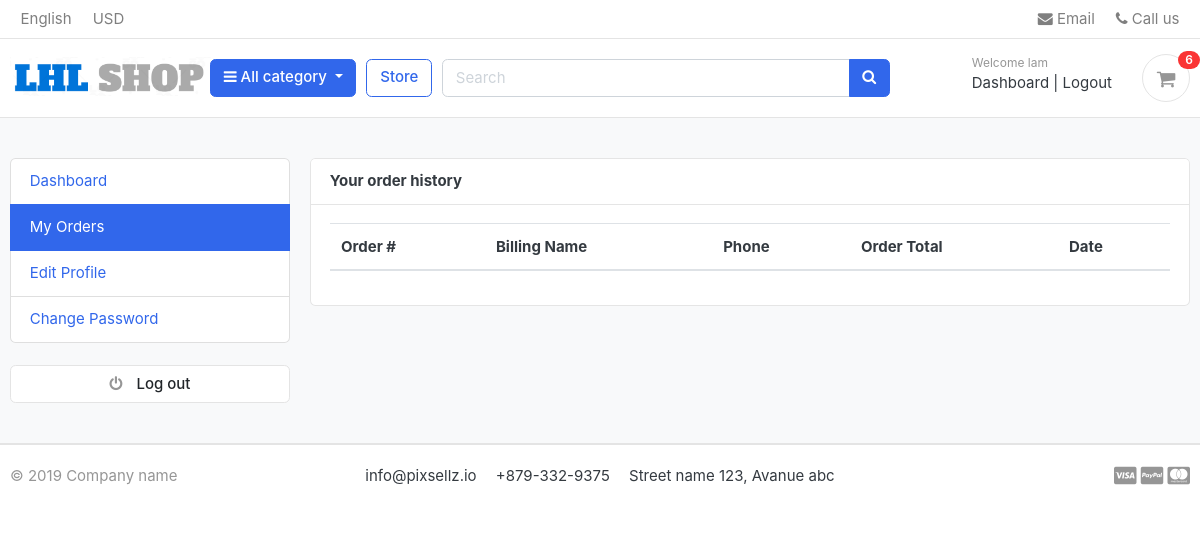
/accounts/my_orders/ (signed in), run on an earlier commit of the app's database.
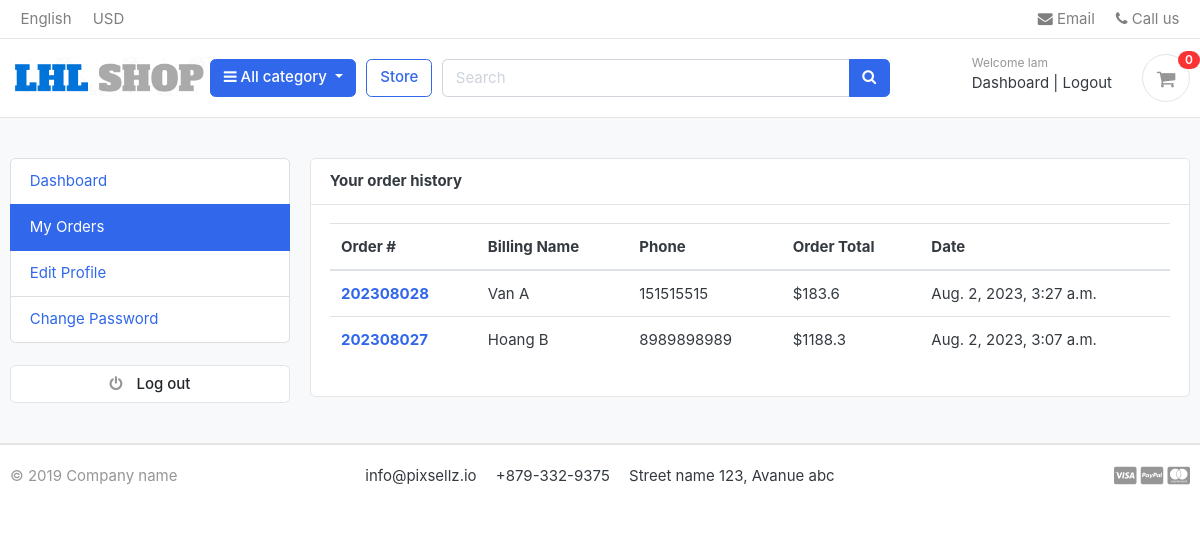
And on a later commit of the database.
### orders/models.py (models this page shows, shortened)
class Order(models.Model):
    STATUS = (
        ('New', 'New'),
        ('Accepted', 'Accepted'),
        ('Completed', 'Completed'),
        ('Cancelled', 'Cancelled'),
    )
    user = models.ForeignKey(Account, on_delete=models.SET_NULL, null=True)
    payment = models.ForeignKey(Payment, on_delete=models.SET_NULL, blank=True, null=True)
    order_number = models.CharField(max_length=20)
    first_name = models.CharField(max_length=50)
    last_name = models.CharField(max_length=50)
    phone = models.CharField(max_length=15)
    email = models.EmailField(max_length=50)
    address_line_1 = models.CharField(max_length=50)
    address_line_2 = models.CharField(max_length=50, blank=True)
    country = models.CharField(max_length=50)
    state = models.CharField(max_length=50)
    city = models.CharField(max_length=50)
    order_note = models.CharField(max_length=100, blank=True)
    order_total = models.FloatField()
    tax = models.FloatField()
    status = models.CharField(max_length=10, choices=STATUS, default='New')
    ip = models.CharField(blank=True, max_length=20)
    is_ordered = models.BooleanField(default=False)
    created_at = models.DateTimeField(auto_now_add=True)
    updated_at = models.DateTimeField(auto_now=True)
    def full_name(self):
        return f'{self.first_name} {self.last_name}'

### accounts/views.py (the view)
# urls.py: path('my_orders/', views.my_orders, name='my_orders'),
@login_required(login_url='login')
def my_orders(request):
    orders = Order.objects.filter(user=request.user, is_ordered=True).order_by('-created_at')
    context = {
        'orders': orders,
    }
    return render(request, 'accounts/my_orders.html', context)

### carts/context_processors.py (called while the page is built)
def counter(request):
    cart_count = 0
    if 'admin' in request.path:
        return {}
    else:
        try:
            cart = Cart.objects.filter(cart_id=_cart_id(request))
            if request.user.is_authenticated:
                cart_items = CartItem.objects.all().filter(user=request.user)
            else:
                cart_items = CartItem.objects.all().filter(cart=cart[:1])
            for cart_item in cart_items:
                cart_count += cart_item.quantity
        except Cart.DoesNotExist:
            cart_count = 0
    return dict(cart_count=cart_count)

### carts/views.py (called while the page is built)
def _cart_id(request):
    cart = request.session.session_key
    if not cart:
        cart = request.session.create()
    return cart

### category/context_processors.py (called while the page is built)
def menu_links(request):
    links = Category.objects.all()
    return dict(links=links)

### category/models.py (called while the page is built)
    def get_url(self):
            return reverse('products_by_category', args=[self.slug]) # transmission slug into function have name path products_by_category

### templates/accounts/my_orders.html (shortened to what this page needs)
{% extends 'base.html' %}
{% block content %}
<section class="section-conten padding-y bg">
<div class="container">
	<div class="row">
	{% include 'includes/dashboard_sidebar.html' %}
	<main class="col-md-9">
		<article class="card">
		<header class="card-header">
			<strong class="d-inline-block mr-3">Your order history</strong>
		</header>
		<div class="card-body">
			<div class="row">
			<div class="col-md-12">
				<table class="table table-hover">
				  <thead>
				    <tr>
				      <th scope="col">Order #</th>
				      <th scope="col">Billing Name</th>
				      <th scope="col">Phone</th>
				      <th scope="col">Order Total</th>
							<th scope="col">Date</th>
				    </tr>
				  </thead>
				  <tbody>
						{% for order in orders %}
				    <tr>
				      <th scope="row"><a href="{% url 'order_detail' order.order_number %}">{{order.order_number}}</a></th>
				      <td>{{order.full_name}}</td>
				      <td>{{order.phone}}</td>
				      <td>${{order.order_total}}</td>
							<td>{{order.created_at}}</td>
				    </tr>
				{% endfor %}
				  </tbody>
				</table>
			</div>
			</div>
		</div>
		</article>
	</main>
</div>
</div>
</section>
{% endblock %}

### templates/includes/navbar.html (shortened to what this page needs)
{% load static %}
<header class="section-header">
  <nav class="navbar p-md-0 navbar-expand-sm navbar-light border-bottom">
  <div class="container">
    <div class="collapse navbar-collapse" id="navbarTop4">
      <ul class="navbar-nav mr-auto">
        <li class="nav-item dropdown">
         <a href="#" class="nav-link">   English </a>
      </li>
      <li class="nav-item dropdown">
        <a href="#" class="nav-link"> USD </a>
      </li>
      </ul>
      <ul class="navbar-nav">
      <li><a href="#" class="nav-link"> <i class="fa fa-envelope"></i> Email </a></li>
      <li><a href="#" class="nav-link"> <i class="fa fa-phone"></i> Call us </a></li>
    </ul>
    </div>
  </div>
  </nav>
  <section class="header-main border-bottom">
    <div class="container">
  <div class="row align-items-center">
    <div class="col-lg-2 col-md-3 col-6">
      <a href="{% url 'home' %}" class="brand-wrap">
        <img class="logo" src="{% static './images/lhlshop.png' %}">
      </a>
    </div>
    <div class="col-lg col-sm col-md col-6 flex-grow-0">
      <div class="category-wrap dropdown d-inline-block float-right">
        <button type="button" class="btn btn-primary dropdown-toggle" data-toggle="dropdown">
          <i class="fa fa-bars"></i> All category
        </button>
      </div>
    </div>
    <a href="{% url 'store' %}" class="btn btn-outline-primary">Store</a>
    <div class="col-lg  col-md-6 col-sm-12 col">
      <form action="{% url 'search' %}" class="search" method="GET">
        <div class="input-group w-100">
            <input type="text" class="form-control" style="width:60%;" placeholder="Search" name="keyword">
            <div class="input-group-append">
              <button class="btn btn-primary" type="submit">
                <i class="fa fa-search"></i>
              </button>
            </div>
          </div>
      </form>
    </div>
    <div class="col-lg-3 col-sm-6 col-8 order-2 order-lg-3">
          <div class="d-flex justify-content-end mb-3 mb-lg-0">
            {% if user.id is None %}
            <div class="widget-header">
              <small class="title text-muted">Welcome guest!</small>
              <div>
                <a href="{% url 'login' %}">Sign in</a> <span class="dark-transp"> | </span>
                <a href="{% url 'register' %}"> Register</a>
              </div>
            {% else %}
            <div class="widget-header">
              <small class="title text-muted">Welcome {{ user.first_name }}</small>
              <div>
                <a href="{% url 'dashboard' %}">Dashboard</a> <span class="dark-transp"> | </span>
                <a href="{% url 'logout' %}"> Logout</a>
              </div>
            {% endif %}
            </div>
            <a href="{% url 'cart' %}" class="widget-header pl-3 ml-3">
              <div class="icon icon-sm rounded-circle border"><i class="fa fa-shopping-cart"></i></div>
              <span class="badge badge-pill badge-danger notify">{{ cart_count }}</span>
            </a>
          </div>
        </div>
  </div>
    </div>
  </section>
  </header>

What changed in the data, as far as the page shows it:
added Order: order_number "202308028", full_name "Van A", phone "151515515", order_total "183.6", created_at "Aug. 2, 2023, 3:27 a.m."
added Order: order_number "202308027", full_name "Hoang B", phone "8989898989", order_total "1188.3", created_at "Aug. 2, 2023, 3:07 a.m."
Also different on the page:
{{ cart_count }}: "6" → "0"
